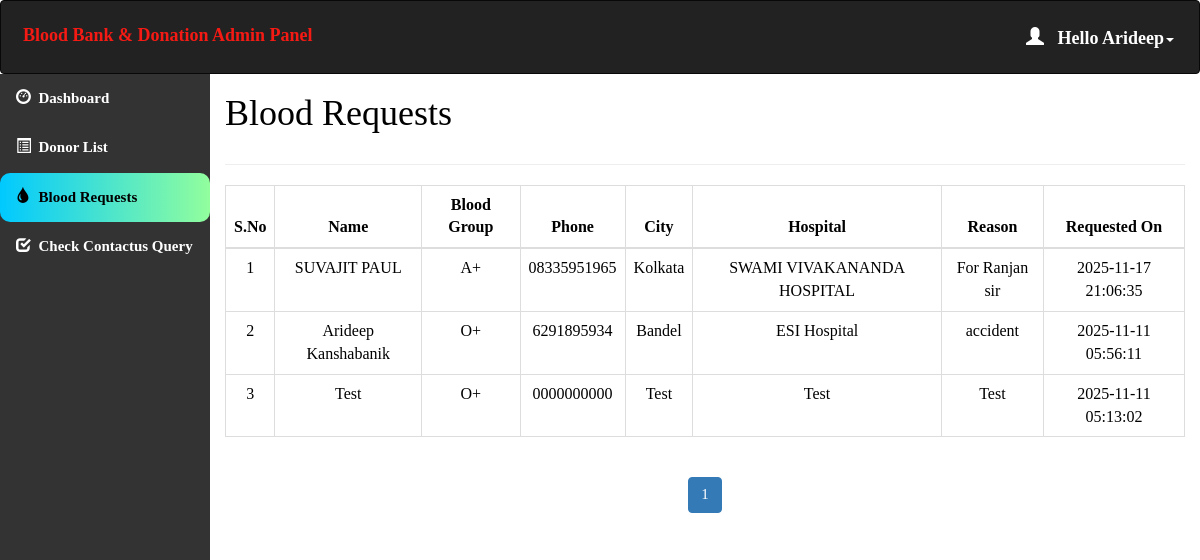
The app's page /admin/blood_request_list.php (signed in) with its own data.
### tables this page shows
CREATE TABLE `blood_requests` (
  `id` int(11) NOT NULL,
  `name` varchar(100) NOT NULL,
  `blood_group` varchar(10) NOT NULL,
  `phone` varchar(20) NOT NULL,
  `city` varchar(100) NOT NULL,
  `hospital` varchar(150) NOT NULL,
  `reason` text NOT NULL,
  `request_date` datetime NOT NULL
);

### admin/blood_request_list.php (the view, shortened to what this page needs)
<html>
<head>
  <link rel="stylesheet" href="https://maxcdn.bootstrapcdn.com/bootstrap/3.4.1/css/bootstrap.min.css">
</head>
<?php
include 'conn.php';
if (isset($_SESSION['loggedin']) && $_SESSION['loggedin'] == true) {
?>
<body style="color:black">
<div id="header">
  <?php include 'header.php'; ?>
</div>
<div id="sidebar">
  <?php $active="blood_requests"; include 'sidebar.php'; ?>
</div>
<div id="content">
  <div class="content-wrapper">
    <div class="container-fluid">
      <div class="row">
        <div class="col-md-12 lg-12 sm-12">
          <h1 class="page-title">Blood Requests</h1>
        </div>
      </div>
      <hr>
      <?php
        $limit = 10;
        if(isset($_GET['page'])){
          $page = $_GET['page'];
        } else {
          $page = 1;
        }
        $offset = ($page - 1) * $limit;
        $count = $offset + 1;
        $sql = "SELECT * FROM blood_requests ORDER BY id DESC LIMIT {$offset}, {$limit}";
        $result = mysqli_query($conn, $sql);
        if(mysqli_num_rows($result) > 0) {
      ?>
      <div class="table-responsive">
        <table class="table table-bordered" style="text-align:center">
          <thead style="text-align:center">
            <tr>
              <th style="text-align:center">S.No</th>
              <th style="text-align:center">Name</th>
              <th style="text-align:center">Blood Group</th>
              <th style="text-align:center">Phone</th>
              <th style="text-align:center">City</th>
              <th style="text-align:center">Hospital</th>
              <th style="text-align:center">Reason</th>
              <th style="text-align:center">Requested On</th>
            </tr>
          </thead>
          <tbody>
            <?php while($row = mysqli_fetch_assoc($result)) { ?>
            <tr>
              <td><?php echo $count++; ?></td>
              <td><?php echo $row['name']; ?></td>
              <td><?php echo $row['blood_group']; ?></td>
              <td><?php echo $row['phone']; ?></td>
              <td><?php echo $row['city']; ?></td>
              <td><?php echo $row['hospital']; ?></td>
              <td><?php echo $row['reason']; ?></td>
              <td><?php echo $row['request_date']; ?></td>
            </tr>
            <?php } ?>
          </tbody>
        </table>
      </div>
      <?php } else { echo "<div class='alert alert-info'>No blood requests found yet.</div>"; } ?>
      <div class="table-responsive" style="text-align:center; align:center">
        <?php
          $sql1 = "SELECT * FROM blood_requests";
          $result1 = mysqli_query($conn, $sql1) or die("Query Failed.");
          if(mysqli_num_rows($result1) > 0){
            $total_records = mysqli_num_rows($result1);
            $total_page = ceil($total_records / $limit);
            echo '<ul class="pagination admin-pagination">';
            for($i = 1; $i <= $total_page; $i++){
              $active = ($i == $page) ? "active" : "";
              echo '<li class="'.$active.'"><a href="blood_request_list.php?page='.$i.'">'.$i.'</a></li>';
            }
            echo '</ul>';
          }
        ?>
      </div>
    </div>
  </div>
</div>
<?php } ?>
</body>
</html>

### admin/header.php (shortened to what this page needs)
<!DOCTYPE html>
<html>
<head>
  <link rel="stylesheet" href="https://maxcdn.bootstrapcdn.com/bootstrap/3.4.1/css/bootstrap.min.css">
</head>
<body>
<nav class="navbar navbar-inverse">
  <div class="container-fluid">
    <div class="navbar-header">
      <a class="navbar-brand" id="qq" href="dashboard.php" style="color:#F51A14;">Blood Bank & Donation Admin Panel</a>
    </div>
    <ul class="nav navbar-nav navbar-right">
      <li class="dropdown"><a class="dropdown-toggle" id="qw" data-toggle="dropdown" href="#" style="font-weight:bold;color:white "> <span class="glyphicon glyphicon-user"></span>&nbsp&nbsp
        <?php
        include 'conn.php';
        $username=$_SESSION['username'];
        $sql="select * from admin_info where admin_username='$username'";
        $result=mysqli_query($conn,$sql) or die("query failed.");
        $row=mysqli_fetch_assoc($result);
        echo "Hello ".$row['admin_name'];
       ?><span class="caret"></span></a>
    </li>
    </ul>
  </div>
</nav>
</body></html>

### admin/blood_request_list.php (style rules this page uses)
#sidebar { position: relative; margin-top: -20px }
#content { position: relative; margin-left: 210px }

### admin/header.php (style rules this page uses)
.navbar { background-color: #333333 ; padding: 10px 10px; color:#FF0404 ; }
.navbar a { float: left; color: white; text-align: center; padding: 12px; text-decoration: none; font-size: 18px; line-height: 25px; }
.navbar-brand { font-size: 25px; font-weight: bold; }
.navbar a { float: none; display: block; text-align: left; }
.navbar-right { float: none; }

### admin/sidebar.php (style rules this page uses)
body { margin: 0; font-family: 'Averia Gruesa Libre'; font-size: 15px; color: #F8F9F9; }

### records on screen
blood_requests: name "SUVAJIT PAUL", blood_group "A+", phone "08335951965", city "Kolkata", hospital "SWAMI VIVAKANANDA HOSPITAL", reason "For Ranjan sir", request_date "2025-11-17 21:06:35"
blood_requests: name "Arideep Kanshabanik", blood_group "O+", phone "6291895934", city "Bandel", hospital "ESI Hospital", reason "accident", request_date "2025-11-11 05:56:11"
blood_requests: name "Test", blood_group "O+", phone "0000000000", city "Test", hospital "Test", reason "Test", request_date "2025-11-11 05:13:02"

### other values on screen
$row['admin_name'] "Arideep"
